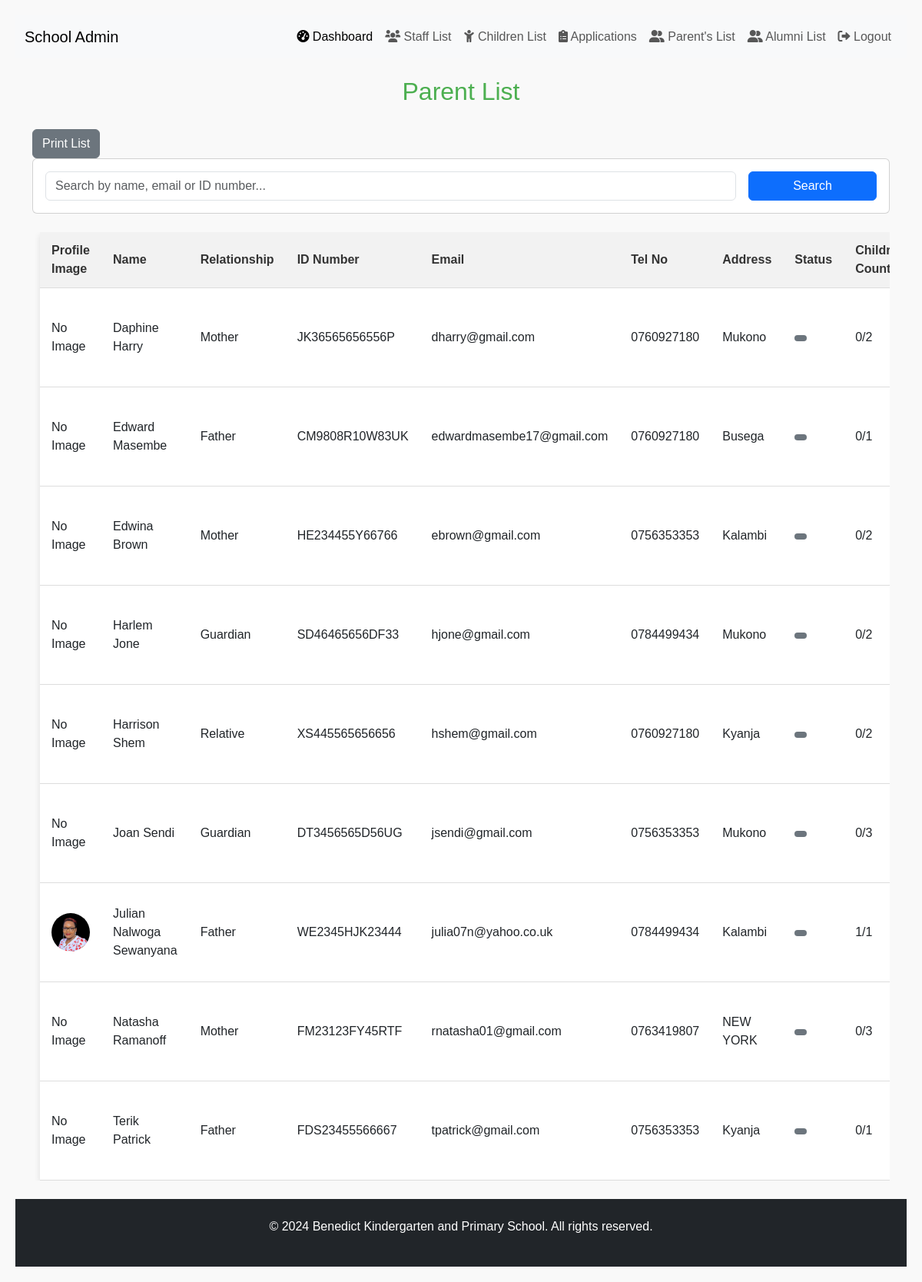
Page /benedict_school/parents/ (signed in) on the committed database.
### benedict_school/models.py (models this page shows, shortened)
class Parent(models.Model):
    first_name = models.CharField(max_length=50, default='')
    last_name = models.CharField(max_length=50, default='')
    RELATIONSHIP_TYPES = [
        ('mother', 'Mother'),
        ('father', 'Father'),
        ('guardian', 'Guardian'),
        ('relative', 'Relative'),
    ]
    relationship_type = models.CharField(
        max_length=20,
        choices=RELATIONSHIP_TYPES,
        default='father'
    )
    sex = models.CharField(
        max_length=10,
        choices=[("male", "Male"), ("female", "Female")],
        default="male"
    )
    ID_number = models.CharField(max_length=14, unique=True, null=False)
    email = models.EmailField(unique=True)
    tel_no = models.CharField(max_length=15, default='')
    address = models.CharField(max_length=100)
    parent_image = models.ImageField(upload_to="parent_images/", null=True, blank=True)
    num_children = models.PositiveIntegerField(default=1)
    STATUS_CHOICES = [
        ('active', 'Active'),
        ('alumni', 'Alumni'),
    ]
    status = models.CharField(
        max_length=20,
        choices=STATUS_CHOICES,
        default='active'
    )
    alumni_date = models.DateField(null=True, blank=True)
    reason_for_leaving = models.TextField(blank=True, null=True)

### benedict_school/views.py (the view, shortened to what this page needs)
# urls.py: path('parents/', views.parent_list, name='parent-list'),
@user_passes_test(is_admin, login_url='/admin-login/')
def parent_list(request):
    parent_list = Parent.objects.all().order_by('first_name')
    search_query = request.GET.get('search', '')
    page = request.GET.get('page', 1)
    paginator = Paginator(parent_list, 10)  # Show 10 parents per page
    try:
        parents = paginator.page(page)
    except PageNotAnInteger:
        parents = paginator.page(1)
    except EmptyPage:
        parents = paginator.page(paginator.num_pages)
    context = {
        'parents': parents,
        'page_obj': parents,  # For compatibility with your template
        'is_paginated': parents.has_other_pages(),
        'search_query': search_query,
    }
    return render(request, 'parent_list.html', context)

### benedict_school/context_processors.py (called while the page is built)
def google_maps_api_key(request):
    return {'GOOGLE_MAPS_API_KEY': getattr(settings, 'GOOGLE_MAPS_API_KEY', '')}

### benedict_school/views.py (called while the page is built)
def is_admin(user):
    return user.is_authenticated and user.is_staff  # Checks if user is admin

### benedict_school/templates/parent_list.html (shortened to what this page needs)
{% extends "admin_base.html" %}
{% load static %}
{% load django_bootstrap5 %}
{% block content %}
<body>
    <h2>Parent List</h2>
    <div>
        <button onclick="window.print()" class="btn btn-secondary me-2 no-print">
             Print List
        </button>
    </div>
    <div class="card mb-4 no-print">
        <div class="card-body">
            <form method="get" class="row g-3">
                <div class="col-md-10">
                    <input type="text"
                           name="search"
                           class="form-control"
                           placeholder="Search by name, email or ID number..."
                           value="{{ request.GET.search|default:'' }}">
                </div>
                <div class="col-md-2">
                    <div class="d-grid gap-2">
                        <button type="submit" class="btn btn-primary">Search</button>
                    </div>
                </div>
            </form>
        </div>
    </div>
    <div class="table-container">
        <table>
            <thead>
                <tr>
                    <th>Profile Image</th>
                    <th>Name</th>
                    <th>Relationship</th>
                    <th>ID Number</th>
                    <th>Email</th>
                    <th>Tel No</th>
                    <th>Address</th>
                    <th>Status</th>
                    <th>Children Count</th>
                </tr>
            </thead>
            <tbody>
                {% for parent in parents %}
                <tr>
                    <td>
                        {% if parent.parent_image %}
                            <img src="{{ parent.parent_image.url }}" alt="{{ parent.first_name }}'s profile image" class="profile-img">
                        {% else %}
                            <span>No Image</span>
                        {% endif %}
                    </td>
                    <td>{{ parent.first_name }} {{ parent.last_name }}</td>
                    <td>{{ parent.get_relationship_type_display }}</td>
                    <td>{{ parent.ID_number }}</td>
                    <td>{{ parent.email }}</td>
                    <td>{{ parent.tel_no}} </td>
                    <td>{{ parent.address }}</td>
                    <td>
                        <span class="badge
                            {% if application.child.status == 'active' %}
                                bg-success
                            {% else %}
                                bg-secondary
                            {% endif %}
                        ">
                        </span>
                    </td>
                    <td>{{ parent.children.count }}/{{ parent.num_children }}</td>
                </tr>
                {% endfor %}
            </tbody>
        </table>
</body>
{% endblock %}

### benedict_school/templates/parent_list.html (style rules this page uses)
* { margin: 0; padding: 0; box-sizing: border-box; }
body { font-family: Arial, sans-serif; background-color: #f9f9f9; padding: 20px; }
h2 { text-align: center; margin-bottom: 30px; color: #4CAF50; }
.table-container { max-width: 100%; overflow-x: auto; margin: 0 auto; padding: 0 10px; }
table { width: 100%; border-collapse: collapse; background-color: #fff; box-shadow: 0 4px 8px rgba(0, 0, 0, 0.1); }
th, td { padding: 12px 15px; text-align: left; border-bottom: 1px solid #ddd; }
th { background-color: #f2f2f2; color: #333; }
.profile-img { width: 50px; height: 50px; border-radius: 50%; object-fit: cover; }

### rows in the picture
Parent: parent_image "No Image", first_name "Daphine", last_name "Harry", relationship_type "Mother", ID_number "JK36565656556P", email "dharry@gmail.com", tel_no "0760927180", address "Mukono", children.count "0", num_children "2"
Parent: parent_image "No Image", first_name "Edward", last_name "Masembe", relationship_type "Father", ID_number "CM9808R10W83UK", email "edwardmasembe17@gmail.com", tel_no "0760927180", address "Busega", children.count "0", num_children "1"
Parent: parent_image "No Image", first_name "Edwina", last_name "Brown", relationship_type "Mother", ID_number "HE234455Y66766", email "ebrown@gmail.com", tel_no "0756353353", address "Kalambi", children.count "0", num_children "2"
Parent: parent_image "No Image", first_name "Harlem", last_name "Jone", relationship_type "Guardian", ID_number "SD46465656DF33", email "hjone@gmail.com", tel_no "0784499434", address "Mukono", children.count "0", num_children "2"
Parent: parent_image "No Image", first_name "Harrison", last_name "Shem", relationship_type "Relative", ID_number "XS445565656656", email "hshem@gmail.com", tel_no "0760927180", address "Kyanja", children.count "0", num_children "2"
Parent: parent_image "No Image", first_name "Joan", last_name "Sendi", relationship_type "Guardian", ID_number "DT3456565D56UG", email "jsendi@gmail.com", tel_no "0756353353", address "Mukono", children.count "0", num_children "3"
Parent: parent_image (picture), first_name "Julian", last_name "Nalwoga Sewanyana", relationship_type "Father", ID_number "WE2345HJK23444", email "julia07n@yahoo.co.uk", tel_no "0784499434", address "Kalambi", children.count "1", num_children "1"
Parent: parent_image "No Image", first_name "Natasha", last_name "Ramanoff", relationship_type "Mother", ID_number "FM23123FY45RTF", email "rnatasha01@gmail.com", tel_no "0763419807", address "NEW YORK", children.count "0", num_children "3"
Parent: parent_image "No Image", first_name "Terik", last_name "Patrick", relationship_type "Father", ID_number "FDS23455566667", email "tpatrick@gmail.com", tel_no "0756353353", address "Kyanja", children.count "0", num_children "1"
